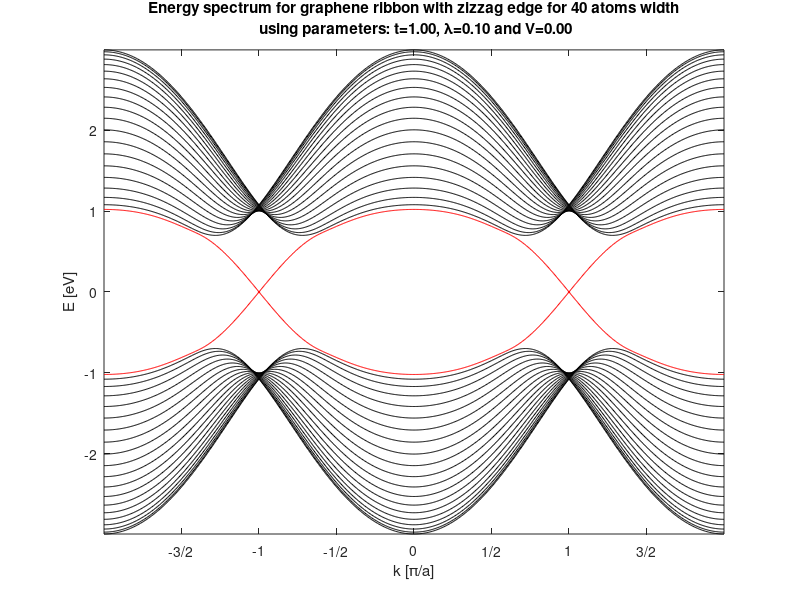

This figure's MATLAB source:
%Deleting unimportant data
    clear
    clc
    close all
%-------------------------------------------
%initializing parameters & Bravais vectors
a1 = 0.5*[-sqrt(3),3];
a2 = 0.5*[sqrt(3),3];
a = sqrt(3)*norm(a1); %unit cell width
%%
%Generating Hamiltonian
n = 19; %Number of hexagon cells in unit cell

N = 40; %number of atoms in unit cell
        %Parameters:
            t = 1.;
            L = 0.1;
            V = 0.0;
        %
grid = 200;
K = -2*pi/a:pi/grid/a:2*pi/a;
E = zeros(length(K),N);
figure(1);
% filename = 'ChangingV_L=0,1.gif';
% for V=-0.5:0.05:0.5
    for g = 1:length(K)
        k = K(g);
        u = exp(i*k*a); %u is phase going right
            H_NN = zeros(N,N);
            H_NNN = zeros(N,N);
            
            H_NN(N,N-1) = t*(1+conj(u));  
            H_NNN(N-1,N-1) = -V+2*L*sin(k*a);
            H_NNN(N,N) = V-2*L*sin(k*a);
            
        for ii=1:N-2
           %Diagonal elements
            if(mod(ii,2)==0)
                H_NNN(ii,ii) = V-2*L*sin(k*a); %iL( exp(ika)-exp(-ika) )
            else
                H_NNN(ii,ii) = -V+2*L*sin(k*a); %iL( exp(-ika)-exp(ika) )
            end

            if(mod(ii,4)==1)
                H_NN(ii,ii+1) = t*(1+conj(u)); %1->2
                H_NNN(ii,ii+2) = i*L*(1 - conj(u)); % 1->3
            end
            if(mod(ii,4)==2)
                H_NN(ii,ii+1) = t; %2->3
                H_NNN(ii,ii+2) = i*L*(1 - u); %2->4
            end
            if(mod(ii,4)==3)
                H_NN(ii,ii+1) = t*(1+u); %3->4
                H_NNN(ii,ii+2) = -i*L*(1 - u); %3->5
            end
            if(mod(ii,4)==0)
                H_NN(ii,ii+1) = t; %4->5
                H_NNN(ii,ii+2) = -i*L*(1 - conj(u)); % 4->6
            end
        end
        H = H_NN + H_NNN;
        H = H + H';
        E(g,:) = eig(H);
    end
    %%
    %Plotting energy
    for ii=1:N
        if((ii==N/2) || (ii==N/2+1))
            plot(K,E(:,ii),'r-');
        else
            plot(K,E(:,ii),'k-');
        end
        hold on
    end
    drawnow
    %title(sprintf('Energy spectrum for graphene ribbon with zizzag edge for %0.0f atoms width\n using parameters: t=%0.2f, \\lambda=%0.2f and V=%0.2f \n Topological phase transition',N,t,L,V)); 
    title(sprintf('Energy spectrum for graphene ribbon with zizzag edge for %0.0f atoms width\n using parameters: t=%0.2f, \\lambda=%0.2f and V=%0.2f',N,t,L,V)); drawnow
    xlabel(sprintf('k [\\pi/a]')); drawnow
    ylabel(sprintf('E [eV]')); drawnow
    xticks([-3/2*pi -pi -pi/2 0 pi/2 pi 3/2*pi]/a); drawnow
    xticklabels({'-3/2','-1','-1/2','0','1/2','1','3/2'}); drawnow
    axis([min(K) max(K) min(E(:,1)) max(E(:,N))]); drawnow
    hold off
%       % Creating .gif file for animation
%    frame = getframe(1);
%    im = frame2im(frame);
%    [imind, cm] = rgb2ind(im,256);
%    if V == -0.5;
%          imwrite(imind,cm,filename,'gif', 'Loopcount',inf);
%    else
%          imwrite(imind,cm,filename,'gif','WriteMode','append');
%    end
% end








